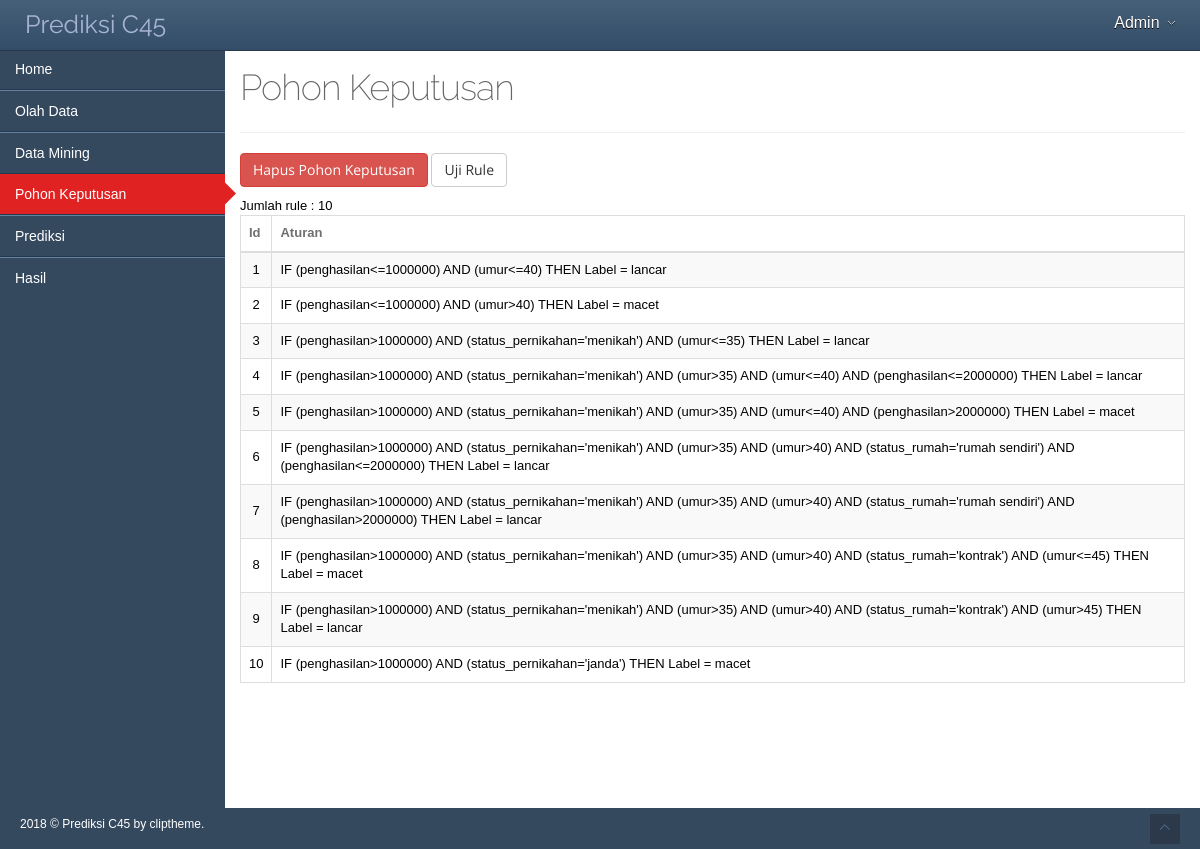
/index.php?menu=pohon_keputusan (signed in), run on the app's committed database.
### tables this page shows
CREATE TABLE `t_keputusan` (
  `id` int(11) NOT NULL AUTO_INCREMENT,
  `parent` text,
  `akar` text,
  `keputusan` varchar(100) DEFAULT NULL,
  PRIMARY KEY (`id`)
);

### database.php (called while the page is built, shortened)
<?php
class database {
    private $servername;
    private $user_db;
    private $password_db;
    private $database;
    private $koneksi;
    function database() {
        return $this->connect_db();
    }
    function load_conf_db() {
        $path = dirname(__FILE__) . '/koneksi.php';
        if (file_exists($path)) {
            $conf = include $path;
            $this->servername = @$conf['host'];
            $this->database = @$conf['dbname'];
            $this->user_db = @$conf['username'];
            $this->password_db = @$conf['password'];
        }
    }
    public function connect_db() {
        $this->koneksi = mysqli_connect($this->servername, $this->user_db, $this->password_db, $this->database);
        return $this->koneksi;
    }
    function db_query($sql) {
        $conn = $this->koneksi;
        return mysqli_query($conn, $sql);
    }
    function db_fetch_array($result) {
        return mysqli_fetch_array($result);
    }
    function db_num_rows($result) {
        return mysqli_num_rows($result);
    }
}
?>

### koneksi.php (called while the page is built)
<?php
return array(
    'host' => "localhost",
    'username' => "root",
    'password' => "",
    'dbname' => "penduduk_c45",
);

### pohon_keputusan.php (the view, shortened to what this page needs)
<?php
include_once "database.php";
$db_object = new database();
?>
<div class="content">
    <div class="main-content">
        <div class="container">
            <div class="row">
                <div class="col-sm-12">
                    <div class="page-header">
                        <h1>Pohon Keputusan </h1>
                    </div>
                </div>
            </div>
            <?php
            $query = $db_object->db_query("select * from t_keputusan order by(id)");
            $jumlah = $db_object->db_num_rows($query);
            if ($jumlah == 0) {
                echo "<center><h3> Pohon keputusan belum terbentuk...</h3></center>";
            } else {
                if ($_SESSION['koperasi_c45_level'] == 1) {
                    ?>
                    <p>
                        <a href="?menu=pohon_keputusan&act=delete" class="btn btn-danger" onClick="return confirm('Anda yakin akan hapus pohon keputusan?')">
                            Hapus Pohon Keputusan
                        </a>
                        <a href="?menu=uji_rule" class="btn btn-default">Uji Rule</a>
                    </p>
                    <?php
                }
                echo "Jumlah rule : " . $jumlah . "<br>";
                ?>
                <div class="table-responsive">
                    <table class="table table-striped table-bordered table-hover" id="sample-table-1">
                        <thead>
                            <tr>
                                <th>Id</th>
                                <th>Aturan</th>
                            </tr>
                        </thead>
                        <tbody>
                            <?php
                            while ($row = $db_object->db_fetch_array($query)) {
                                ?>
                                <tr>
                                    <td align='center'><?php echo $row['id']; ?></td>
                                    <td><?php
                                        echo "IF ";
                                        if ($row['parent'] != '') {
                                            echo $row['parent'] . " AND ";
                                        }
                                        echo $row['akar'] . " THEN Label = " . $row['keputusan'];
                                        ?>
                                    </td>
                                </tr>
                                <?php
                            }
                            ?>
                        </tbody>
                    </table>
                </div>
                <?php
            }
            ?>
        </div>
    </div>
</div>

### assets/css/main-responsive.css (style rules this page uses)
@media (min-width: 768px) { .main-content { margin-left: 225px; } }
@media (min-width: 768px) { .main-content > .container { min-height: 760px; } }

### assets/css/theme_navy.css (style rules this page uses)
body, .main-container, .footer, .main-navigation, ul.main-navigation-menu > li > ul.sub-menu, .navigation-small ul.main-navigation-menu > li > ul.sub-menu { background-color: #34485e !important; }
.main-content .container { border-left: none; border-bottom: none; }

### assets/css/print.css (style rules this page uses)
.page-header { display: none; }
.main-content .container { min-height: auto !important; border: none !important; }

### data on the page
t_keputusan: id "1", parent "(penghasilan<=1000000)", akar "(umur<=40)", keputusan "lancar"
t_keputusan: id "2", parent "(penghasilan<=1000000)", akar "(umur>40)", keputusan "macet"
t_keputusan: id "3", parent "(penghasilan>1000000) AND (status_pernikahan='menikah')", akar "(umur<=35)", keputusan "lancar"
t_keputusan: id "4", parent "(penghasilan>1000000) AND (status_pernikahan='menikah') AND (umur>35) AND (umur<=40)", akar "(penghasilan<=2000000)", keputusan "lancar"
t_keputusan: id "5", parent "(penghasilan>1000000) AND (status_pernikahan='menikah') AND (umur>35) AND (umur<=40)", akar "(penghasilan>2000000)", keputusan "macet"
t_keputusan: id "6", parent "(penghasilan>1000000) AND (status_pernikahan='menikah') AND (umur>35) AND (umur>40) AND (status_rumah='rumah sendiri')", akar "(penghasilan<=2000000)", keputusan "lancar"
t_keputusan: id "7", parent "(penghasilan>1000000) AND (status_pernikahan='menikah') AND (umur>35) AND (umur>40) AND (status_rumah='rumah sendiri')", akar "(penghasilan>2000000)", keputusan "lancar"
t_keputusan: id "8", parent "(penghasilan>1000000) AND (status_pernikahan='menikah') AND (umur>35) AND (umur>40) AND (status_rumah='kontrak')", akar "(umur<=45)", keputusan "macet"
t_keputusan: id "9", parent "(penghasilan>1000000) AND (status_pernikahan='menikah') AND (umur>35) AND (umur>40) AND (status_rumah='kontrak')", akar "(umur>45)", keputusan "lancar"
t_keputusan: id "10", parent "(penghasilan>1000000)", akar "(status_pernikahan='janda')", keputusan "macet"

### other printed values
$_SESSION['koperasi_c45_nama'] "Admin"
$jumlah "10"
